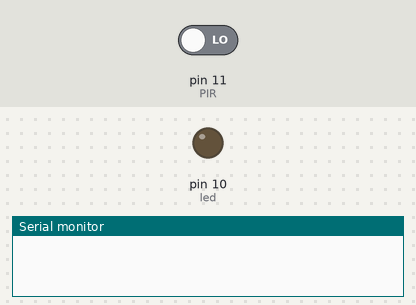
Bench run of a sketch on a simulated Arduino Uno, built with avr-gcc and run on an emulated ATmega328P. Shown: output pins drawn as LEDs (lit = HIGH), the last lines printed to the serial monitor. Inputs (shaded band) come from the test bench; at power-on: pin 11 (PIR) LOW.

Above: at 1.8 s.
1.9 s: pin 11 (PIR) driven HIGH
At 2.8 s:
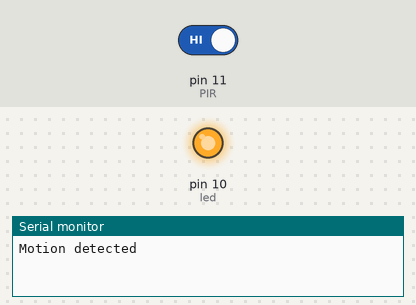
3.5 s: pin 11 (PIR) driven LOW
At 3.9 s:
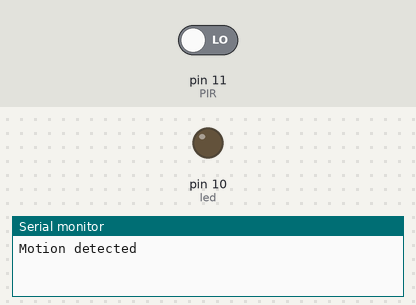
Timing chart, 0 to 6.5 s (numbered marks = the images above; inputs shaded):
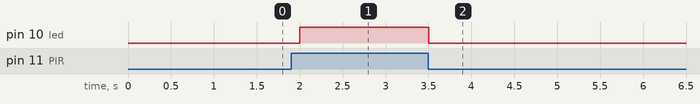

Measured:
- after the input at 1.9 s, pin 10 (led): LOW → HIGH after 0.10 s
- after the input at 3.5 s, pin 10 (led): HIGH → LOW at once

The sketch:

Task1.1P.ino
```cpp
//== Hardware ==
int led = 10;
int PIR = 11;
// == functional ==
int state = LOW;
int val = 0;

void setup() {
  pinMode(led, OUTPUT);
  pinMode(PIR, INPUT);
  Serial.begin(9600);
}

void loop(){
  val = digitalRead(PIR); // read PIR data - Sense
  if (val == HIGH) { // consider PIR data - Think
    digitalWrite(led, HIGH); // respond to situation - Act
    delay(500);

    if (state == LOW) {
      Serial.println("Motion detected");
      state = HIGH;
    }
  }
  else {
      digitalWrite(led, LOW);
      delay(500);

      if (state == HIGH){
        Serial.println("No motion");
        state = LOW;
    }
  }
}
```
